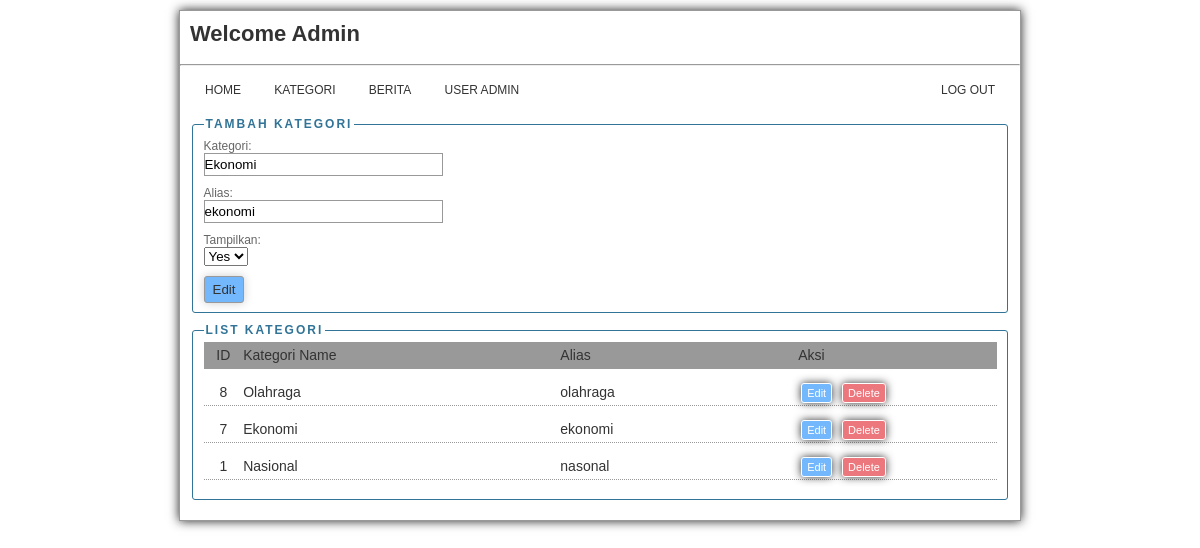
/portalberita/admin/?mod=kategori&act=edit&id=7 (signed in), run on the app's committed database.
### tables this page shows
CREATE TABLE `kategori` (
  `ID` int(5) NOT NULL,
  `Kategori` varchar(100) NOT NULL,
  `alias` varchar(50) NOT NULL,
  `Terbit` varchar(1) NOT NULL
);

### portalberita/admin/kategori.php (the view, shortened to what this page needs)
<?php
if (isset($_GET['act']) && $_GET['act'] == 'edit') {
	$id = (int)$_GET['id'];
	global $connect;
	$sql = mysqli_query($connect,"SELECT * FROM kategori WHERE ID = '$id' ");
	while($r = mysqli_fetch_array($sql)) {
		extract($r);
		$kategori = $Kategori;
		$alias = $alias;
		$terbit = $Terbit;
		$ID = $ID;
	}
}
?>
<div class="w100">
	<form action="./?mod=kategori" method="POST">
		<fieldset>
			<legend>Tambah Kategori</legend>
			<div class="formnama w30">Kategori:<br>
			<input type="text" name="kategori" placeholder="Nama Kategori" value="<?=(isset($kategori) ? $kategori : '');?>" class="form100">
			</div>
			<div class="formnama w30">Alias:<br>
			<input type="text" name="alias" placeholder="Alias" value="<?=(isset($alias) ? $alias : '');?>" class="form100">
			</div>
			<div class="formnama w30">Tampilkan:<br>
				<select name="terbit">
					<option value="1" <?=((isset($terbit) && $terbit==1) ? 'selected' : ''); ?>>Yes</option>
				</select>
			</div>
			<input type="submit" name="<?=(isset($ID) ? 'editkategori' : 'tambahkategori');?>" value="<?=(isset($ID) ? 'Edit' : 'Tambah');?>" class="btn-primary">
		</fieldset>
	</form>
</div>
<div class="w100">
		<fieldset>
			<legend>List Kategori</legend>
			<div class="w100 fl list bg_dark">
				<div class="w5 fl center">ID</div>
				<div class="w40 fl">Kategori Name</div>
				<div class="w30 fl">Alias</div>
				<div class="w20 fl">Aksi</div>
			</div>
			<?php
			global $connect;
			$sql = mysqli_query($connect,"SELECT * FROM kategori ORDER BY ID DESC");
			while($r = mysqli_fetch_array($sql)){
				extract($r);
			?>
			<div class="w100 fl list">
				<div class="w5 fl center"><?=$ID?></div>
				<div class="w40 fl"><?=$Kategori?></div>
				<div class="w30 fl"><?=$alias?></div>
				<div class="w20 fl">
					<a href="./?mod=kategori&act=edit&id=<?=$ID?>" class="btn btn-primary small">Edit</a> <a href="./?mod=kategori&act=hapus&id=<?=$ID?>" class="btn btn-red small">Delete</a>
				</div>
			</div>
			<?php
			}
			 ?>
		</fieldset>
</div>

### portalberita/assets/style.css (style rules this page uses)
body { margin:0; padding:0; background: #fff; font-family: arial, sans-serif; font-size: 14px; color: #333; }
a { text-decoration: none; color: #666666 }
.small { font-size:11px; }
.center { text-align: center; }
.fl { float: left; }
.w100 { width: 100%; }
.w40 { width: 40%; }
.w30 { width: 30%; }
.w20 { width: 20%; }
.w5 { width: 5%; }
.bg_dark { background: #999; }
.formnama { font-size: 12px; color: #666; margin: 3px 0 10px 0; }
input[type="text"].form100 { width: 100%; }
input[type="text"] { padding: 3px 0; border: 1px solid #999; }
input[type="submit"] { box-shadow: 0px 0px 10px #ccc; border: 1px solid #999; padding: 5px 8px; color:#333; box-sizing: border-box; border-radius:3px; }
legend { font-size: 12px; color: #317497; font-weight: 700; text-transform: uppercase; letter-spacing: 2px; }
fieldset { border: 1px solid #317497; border-radius: 3px; margin-bottom: 10px; }
.list { margin: 0 0 10px 0; padding: 5px 0; border-bottom: 1px dotted #999; }
.btn { padding: 3px 5px; margin: 0px 3px; border-radius:3px; border:1px solid #FFF; box-sizing: border-box; box-shadow: 0px 0px 8px #333; }
.btn-primary { background: #73b7fc; color: #FFF; }
.btn-red { background: #ec787e; color: #FFF; }

### data on the page
kategori: kategori "Ekonomi", alias "ekonomi", terbit "Yes", ID "7", Kategori "Ekonomi"
kategori: ID "8", Kategori "Olahraga", alias "olahraga"
kategori: ID "1", Kategori "Nasional", alias "nasonal"
